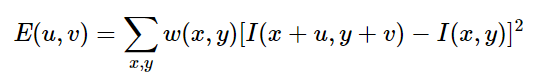
//> input picture 08_feature2d_module/01_harris_corner_detector/picture/formula1.png, 553 x 81 px
$ ./harris_corner_detector picture/formula1.png   (built with g++ and OpenCV 4)
//> lines starting //> are read from the running program, lines starting //| are printed output that depends on the picture; after the words box and inside, x2 and y2 are one past the last pixel; in counts of white or black regions, pixels touching at a corner belong together
/**
 * @function cornerHarris_Demo.cpp
 * @brief Demo code for detecting corners using Harris-Stephens method
 * @author OpenCV team
 */

#include "opencv2/highgui.hpp"
#include "opencv2/imgproc.hpp"
#include <iostream>

using namespace cv;
using namespace std;

/// Global variables
Mat src, src_gray;
int thresh = 200;
int max_thresh = 255;
RNG rng(12345);

const char* source_window = "Source image";
const char* corners_window = "Corners detected";

/// Function header
void cornerHarris_demo( int, void* );

/**
 * @function main
 */
int main( int argc, char** argv )
{
    /// Load source image and convert it to gray
    CommandLineParser parser( argc, argv, "{@input | ../../data/rabbit.jpg | input image}" );
    src = imread( parser.get<String>( "@input" ) );
//> src is the input picture: 81 rows x 553 cols, CV_8UC3; mean B, G, R 244.9, 244.9, 244.9
    if ( src.empty() )
    {
        cout << "Could not open or find the image!\n" << endl;
        cout << "Usage: " << argv[0] << " <Input image>" << endl;
        return -1;
    }
    cvtColor( src, src_gray, COLOR_BGR2GRAY );
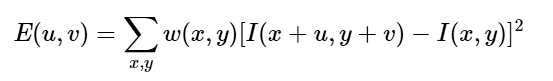
//> src_gray: 81 rows x 553 cols, CV_8UC1; min 0, max 255, mean 244.9

    /// Create a window and a trackbar 窗口里放一根滑动棒
    namedWindow( source_window );
    createTrackbar( "Threshold: ", source_window, &thresh, max_thresh, cornerHarris_demo );
    imshow( source_window, src );

    cornerHarris_demo( 0, 0 );

    waitKey();
    return 0;
}

/**
 * @function cornerHarris_demo
 * @brief Executes the corner detection and draw a circle around the possible corners
 */
void cornerHarris_demo( int, void* )
{
    /// Detector parameters　，参数
    int blockSize = 2;
    int apertureSize = 3;
    double k = 0.04;

    /// Detecting corners　检测角点
    Mat dst = Mat::zeros( src.size(), CV_32FC1 );
    cornerHarris( src_gray, dst, blockSize, apertureSize, k );
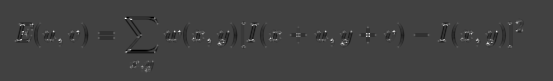
//> dst: 81 rows x 553 cols, CV_32FC1; min -0.04, max 0.115, mean -0.000164; drawn with min black and max white

    /// Normalizing　将响应值标准到0~255
    Mat dst_norm, dst_norm_scaled;
    normalize( dst, dst_norm, 0, 255, NORM_MINMAX, CV_32FC1, Mat() );
    convertScaleAbs( dst_norm, dst_norm_scaled );

    /// Drawing a circle around corners　每个响应值大于阈值的点画一个圆
    for( int i = 0; i < dst_norm.rows ; i++ )
    {
        for( int j = 0; j < dst_norm.cols; j++ )
        {
            if( (int) dst_norm.at<float>(i,j) > thresh )
            {
                //circle( dst_norm_scaled, Point(j,i), 5,  Scalar(0), 2, 8, 0 );
                //circle( src, Point(j,i), 5,  Scalar(0), 2, 8, 0 );
                circle( src, Point(j,i), 5, Scalar(rng.uniform(0,255), rng.uniform(0, 256), rng.uniform(0, 256)), FILLED );
            }
        }
    }
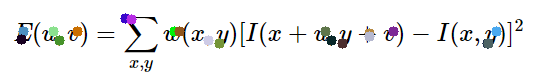
//> src: 81 rows x 553 cols, CV_8UC3; 3.2% of pixels changed, all inside (x1, y1, x2, y2) = (16, 13, 502, 49)
//> after the loop in cornerHarris_demo (call 2), `for( int i = 0; i < dst_norm.rows ; i++ )`:
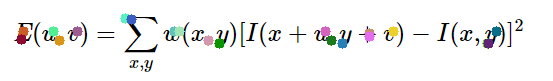
//> src: 81 rows x 553 cols, CV_8UC3; 3.2% of pixels changed, all inside (x1, y1, x2, y2) = (16, 13, 502, 49)


    /// Showing the result　显示结果
    //namedWindow( corners_window );
    //imshow( corners_window, dst_norm_scaled );

    namedWindow( source_window );
    imshow( source_window, src );
}

$ run again, on 08_feature2d_module/01_harris_corner_detector/picture/formula3.png
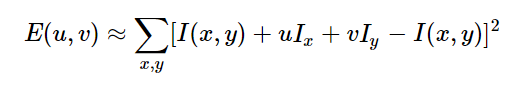
//> input picture 08_feature2d_module/01_harris_corner_detector/picture/formula3.png, 530 x 88 px
//> src is the input picture: 88 rows x 530 cols, CV_8UC3; mean B, G, R 245.8, 245.8, 245.8
//> after the loop in cornerHarris_demo, `for( int i = 0; i < dst_norm.rows ; i++ )`:
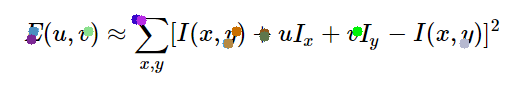
//> src: 88 rows x 530 cols, CV_8UC3; 1.74% of pixels changed, all inside (x1, y1, x2, y2) = (26, 14, 470, 49)
//> after the loop in cornerHarris_demo (call 2), `for( int i = 0; i < dst_norm.rows ; i++ )`:
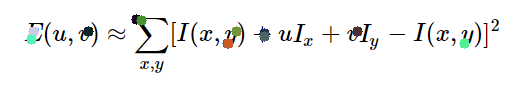
//> src: 88 rows x 530 cols, CV_8UC3; 1.74% of pixels changed, all inside (x1, y1, x2, y2) = (26, 14, 470, 49)

$ run again, on 08_feature2d_module/01_harris_corner_detector/picture/formula4.png
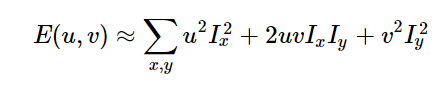
//> input picture 08_feature2d_module/01_harris_corner_detector/picture/formula4.png, 448 x 87 px
//> src is the input picture: 87 rows x 448 cols, CV_8UC3; mean B, G, R 245.3, 245.2, 245.2
//> after the loop in cornerHarris_demo, `for( int i = 0; i < dst_norm.rows ; i++ )`:
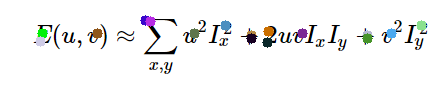
//> src: 87 rows x 448 cols, CV_8UC3; 2.96% of pixels changed, all inside (x1, y1, x2, y2) = (35, 15, 427, 48)
//> after the loop in cornerHarris_demo (call 2), `for( int i = 0; i < dst_norm.rows ; i++ )`:
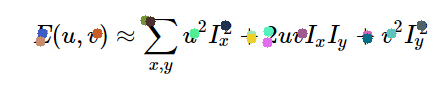
//> src: 87 rows x 448 cols, CV_8UC3; 2.96% of pixels changed, all inside (x1, y1, x2, y2) = (35, 15, 427, 48)

$ run again, on 08_feature2d_module/01_harris_corner_detector/picture/formula5.png
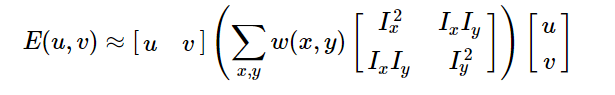
//> input picture 08_feature2d_module/01_harris_corner_detector/picture/formula5.png, 615 x 95 px
//> src is the input picture: 95 rows x 615 cols, CV_8UC3; mean B, G, R 243.6, 243.5, 243.6
//> after the loop in cornerHarris_demo, `for( int i = 0; i < dst_norm.rows ; i++ )`:
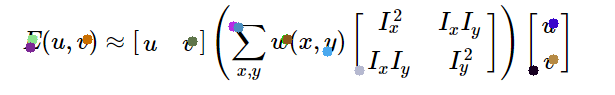
//> src: 95 rows x 615 cols, CV_8UC3; 1.62% of pixels changed, all inside (x1, y1, x2, y2) = (25, 18, 559, 76)
//> after the loop in cornerHarris_demo (call 2), `for( int i = 0; i < dst_norm.rows ; i++ )`:
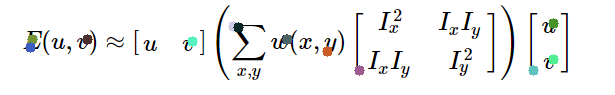
//> src: 95 rows x 615 cols, CV_8UC3; 1.62% of pixels changed, all inside (x1, y1, x2, y2) = (25, 18, 559, 76)
